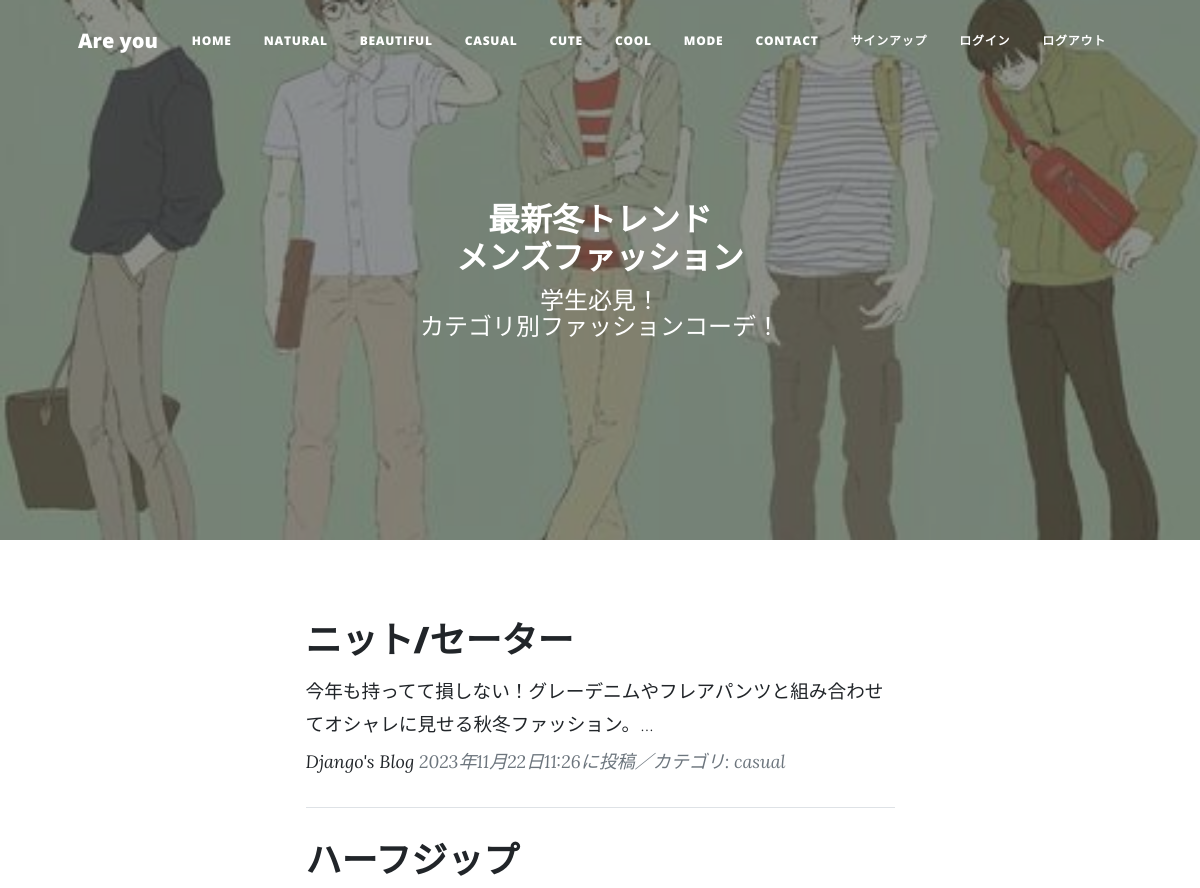
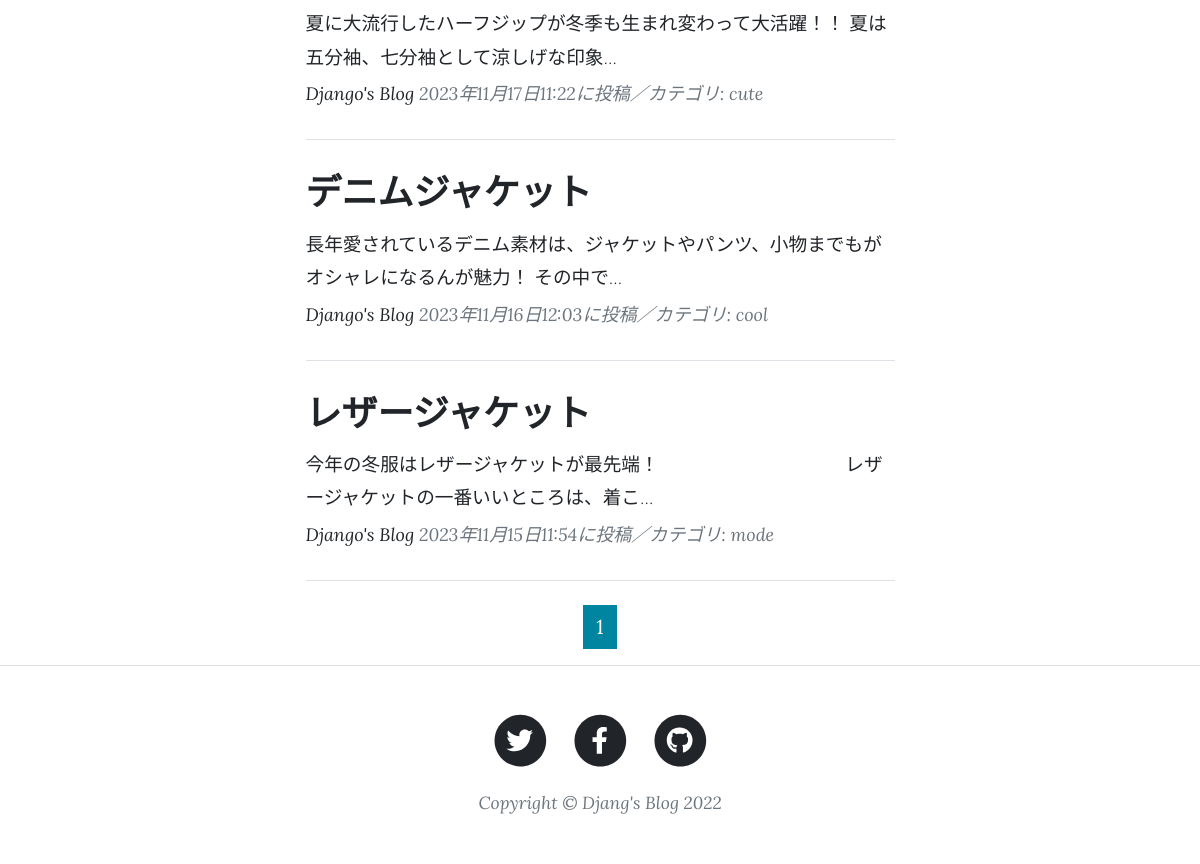
The page / on the database its author committed (2 pictures, top to bottom).
### blogapp/models.py (models this page shows, shortened)
class BlogPost(models.Model):
    CATEGORY = (('natural','ナチュラル'),
                ('beautiful','きれいめ'),
                ('casual','カジュアル'),
                ('cute', '可愛い系'),
                ('cool', 'クール系'),
                ('mode', 'モード系'),)
    title = models.CharField(
        verbose_name='タイトル', # フィールドのタイトル
        max_length=200        # 最大文字数は200
        )
    content = models.TextField(
        verbose_name='本文'   # フィールドのタイトル
        )
    posted_at = models.DateTimeField(
        verbose_name='投稿日時', # フィールドのタイトル
        auto_now_add=True       # 日時を自動追加
        )
    category = models.CharField(
        verbose_name='カテゴリ', # フィールドのタイトル
        max_length=50,        # 最大文字数は50
        choices=CATEGORY # categoryフィールドにはCATEGORYの要素のみを登録
        )

### blogapp/views.py (the view)
# urls.py: path('', views.IndexView.as_view(), name='index'),
class IndexView(ListView):
    template_name ='index.html'
    context_object_name = 'orderby_records'
    queryset = BlogPost.objects.order_by('-posted_at')
    paginate_by = 4

### blogapp/templates/index.html (shortened to what this page needs)
{% extends 'base.html' %}
{% load static %}
{% block header %}
<header class="masthead" style="background-image: url({% static 'assets/img/Fashion.jpg' %})">
    <div class="container position-relative px-4 px-lg-5">
        <div class="row gx-4 gx-lg-5 justify-content-center">
            <div class="col-md-10 col-lg-8 col-xl-7">
                <div class="site-heading">
                    <h2>最新冬トレンド<br>メンズファッション</h2>
                    <span class="subheading">
                        学生必見！<br>カテゴリ別ファッションコーデ！
                    </span>
                </div>
            </div>
        </div>
    </div>
</header>
{% endblock %}
{% block contents %}
<div class="container px-4 px-lg-5">
    <div class="row gx-4 gx-lg-5 justify-content-center">
        <div class="col-md-10 col-lg-8 col-xl-7">
            {% for record in orderby_records %}
            <div class="post-preview">
                <a href="{% url 'blogapp:blog_detail' record.pk %}">
                    <h2 class="post-title">
                        {{record.title}}
                    </h2>
                    <h3 class="post-subtitle">
                        <span style="font-size : 14pt">
                            {{record.content|truncatechars:50}}
                        </span>
                    </h3>
                </a>
                <p class="post-meta">
                    <a href="#">Django's Blog</a>
                    {{record.posted_at}}に投稿／カテゴリ:
                    {{record.category}}
                </p>
            </div>
            <hr class="my-4" />
            {% endfor %}
            {% include "pagination.html" %}
        </div>
    </div>
</div>
{% endblock %}

### blogapp/templates/base.html (shortened to what this page needs)
{% load static %}
<!DOCTYPE html>
<html lang="ja">
<head>
    <link href={% static 'css/styles.css' %} rel="stylesheet" />
</head>
<body>
    <nav class="navbar navbar-expand-lg navbar-light" id="mainNav">
        <div class="container px-4 px-lg-5">
            <a class="navbar-brand" href={% url 'blogapp:index' %}>Are you</a>
            <div class="collapse navbar-collapse" id="navbarResponsive">
                <ul class="navbar-nav ms-auto py-4 py-lg-0">
                    <li class="nav-item">
                        <a class="nav-link px-lg-3 py-3 py-lg-4" href="{% url 'blogapp:index' %}">
                            Home</a>
                    </li>
                    <li class="nav-item">
                        <a class="nav-link px-lg-3 py-3 py-lg-4" href="{% url 'blogapp:natural_list' %}">
                            Natural</a>
                    </li>
                    <li class="nav-item">
                        <a class="nav-link px-lg-3 py-3 py-lg-4" href="{% url 'blogapp:beautiful_list' %}">
                            Beautiful</a>
                    </li>
                    <li class="nav-item">
                        <a class="nav-link px-lg-3 py-3 py-lg-4" href="{% url 'blogapp:casual_list' %}">
                            CASUAL</a>
                    </li>
                    <li class="nav-item">
                        <a class="nav-link px-lg-3 py-3 py-lg-4" href="{% url 'blogapp:cute_list' %}">
                            CUTE</a>
                    </li>
                    <li class="nav-item">
                        <a class="nav-link px-lg-3 py-3 py-lg-4" href="{% url 'blogapp:cool_list' %}">
                            COOL</a>
                    </li>
                    <li class="nav-item">
                        <a class="nav-link px-lg-3 py-3 py-lg-4" href="{% url 'blogapp:mode_list' %}">
                            MODE</a>
                    </li>
                    <li class="nav-item">
                        <a class="nav-link px-lg-3 py-3 py-lg-4" href="{% url 'blogapp:contact' %}">
                            CONTACT</a>
                    </li>
                    <li class="nav-item">
                        <a class="nav-link px-lg-3 py-3 py-lg-4" href="{% url 'accounts:signup' %}">
                            サインアップ</a>
                    </li>
                    <li class="nav-item">
                        <a class="nav-link px-lg-3 py-3 py-lg-4" href="{% url 'accounts:login' %}">
                            ログイン</a>
                    </li>
                    <li class="nav-item">
                        <a class="nav-link px-lg-3 py-3 py-lg-4" href="{% url 'accounts:logout' %}">
                            ログアウト</a>
                    </li>
                </ul>
            </div>
        </div>
    </nav>
    {% block header %}{% endblock %}
    {% block contents %}{% endblock %}
    <footer class="border-top">
        <div class="container px-4 px-lg-5">
            <div class="row gx-4 gx-lg-5 justify-content-center">
                <div class="col-md-10 col-lg-8 col-xl-7">
                    <ul class="list-inline text-center">
                        <li class="list-inline-item">
                            <a href="https://twitter.com/">
                                <span class="fa-stack fa-lg">
                                    <i class="fas fa-circle fa-stack-2x"></i>
                                    <i class="fab fa-twitter fa-stack-1x fa-inverse"></i>
                                </span>
                            </a>
                        </li>
                        <li class="list-inline-item">
                            <a href="https://www.facebook.com/">
                                <span class="fa-stack fa-lg">
                                    <i class="fas fa-circle fa-stack-2x"></i>
                                    <i class="fab fa-facebook-f fa-stack-1x fa-inverse">
                                    </i>
                                </span>
                            </a>
                        </li>
                        <li class="list-inline-item">
                            <a href="https://github.co.jp/">
                                <span class="fa-stack fa-lg">
                                    <i class="fas fa-circle fa-stack-2x"></i>
                                    <i class="fab fa-github fa-stack-1x fa-inverse"></i>
                                </span>
                            </a>
                        </li>
                    </ul>
                    <div class="small text-center text-muted fst-italic">
                        Copyright &copy; Djang's Blog 2022</div>
                </div>
            </div>
        </div>
    </footer>
</body>
</html>

### blogapp/templates/pagination.html (shortened to what this page needs)
<ul class="pagination"
    style="justify-content:center">
    {% for num in page_obj.paginator.page_range %}
        {% if page_obj.number == num %}
        <li class="page-item active">
            <span class="page-link">{{ num }}</span>
        </li>
        {% endif %}
    {% endfor %}
</ul>

### rows shown on the page
BlogPost: title "ニット/セーター", content "今年も持ってて損しない！グレーデニムやフレアパンツと組み合わせてオシャレに見せる秋冬ファッション。…", posted_at "2023年11月22日11:26", category "casual"
BlogPost: title "ハーフジップ", content "夏に大流行したハーフジップが冬季も生まれ変わって大活躍！！ 夏は五分袖、七分袖として涼しげな印象…", posted_at "2023年11月17日11:22", category "cute"
BlogPost: title "デニムジャケット", content "長年愛されているデニム素材は、ジャケットやパンツ、小物までもがオシャレになるんが魅力！ その中で…", posted_at "2023年11月16日12:03", category "cool"
BlogPost: title "レザージャケット", content "今年の冬服はレザージャケットが最先端！ レザージャケットの一番いいところは、着こ…", posted_at "2023年11月15日11:54", category "mode"

### other values the page prints
{{ num }} "1"
